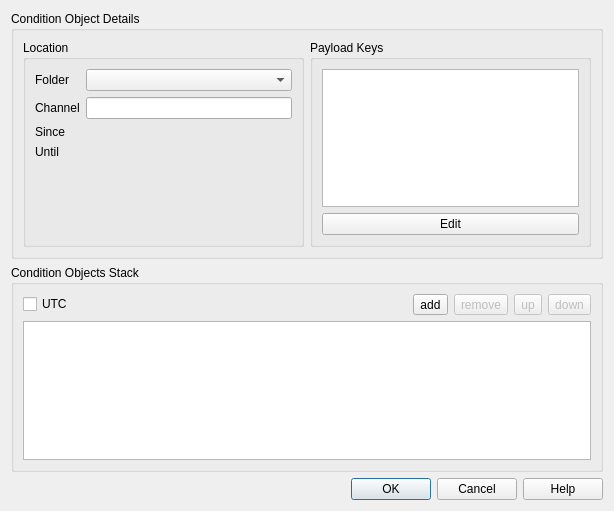
<ui version="4.0" >
 <author>Marco Clemencic</author>
 <class>AddConditionDialog</class>
 <widget class="QDialog" name="AddConditionDialog" >
  <property name="geometry" >
   <rect>
    <x>0</x>
    <y>0</y>
    <width>614</width>
    <height>511</height>
   </rect>
  </property>
  <property name="windowTitle" >
   <string>Add Condition</string>
  </property>
  <layout class="QVBoxLayout" name="verticalLayout" >
   <item>
    <widget class="QGroupBox" name="condDetails" >
     <property name="title" >
      <string>Condition Object Details</string>
     </property>
     <layout class="QHBoxLayout" name="horizontalLayout" >
      <item>
       <widget class="QGroupBox" name="location" >
        <property name="title" >
         <string>Location</string>
        </property>
        <layout class="QFormLayout" name="formLayout" >
         <item row="0" column="0" >
          <widget class="QLabel" name="folderLabel" >
           <property name="text" >
            <string>Folder</string>
           </property>
          </widget>
         </item>
         <item row="0" column="1" >
          <widget class="QComboBox" name="folder" >
           <property name="sizePolicy" >
            <sizepolicy vsizetype="Fixed" hsizetype="MinimumExpanding" >
             <horstretch>0</horstretch>
             <verstretch>0</verstretch>
            </sizepolicy>
           </property>
          </widget>
         </item>
         <item row="1" column="1" >
          <widget class="QLineEdit" name="channel" />
         </item>
         <item row="1" column="0" >
          <widget class="QLabel" name="channelLabel" >
           <property name="text" >
            <string>Channel</string>
           </property>
          </widget>
         </item>
         <item row="2" column="1" >
          <widget class="TimePointEdit" native="1" name="since" >
           <property name="sizePolicy" >
            <sizepolicy vsizetype="Preferred" hsizetype="MinimumExpanding" >
             <horstretch>0</horstretch>
             <verstretch>0</verstretch>
            </sizepolicy>
           </property>
          </widget>
         </item>
         <item row="3" column="1" >
          <widget class="TimePointEdit" native="1" name="until" >
           <property name="sizePolicy" >
            <sizepolicy vsizetype="Preferred" hsizetype="MinimumExpanding" >
             <horstretch>0</horstretch>
             <verstretch>0</verstretch>
            </sizepolicy>
           </property>
          </widget>
         </item>
         <item row="2" column="0" >
          <widget class="QLabel" name="sinceLabel" >
           <property name="text" >
            <string>Since</string>
           </property>
          </widget>
         </item>
         <item row="3" column="0" >
          <widget class="QLabel" name="untilLabel" >
           <property name="text" >
            <string>Until</string>
           </property>
          </widget>
         </item>
        </layout>
       </widget>
      </item>
      <item>
       <widget class="QGroupBox" name="payloadKeys" >
        <property name="title" >
         <string>Payload Keys</string>
        </property>
        <layout class="QVBoxLayout" name="verticalLayout_2" >
         <item>
          <widget class="QListView" name="fields" />
         </item>
         <item>
          <widget class="QPushButton" name="editKey" >
           <property name="toolTip" >
            <string>Edit the selected field</string>
           </property>
           <property name="text" >
            <string>Edit</string>
           </property>
          </widget>
         </item>
        </layout>
       </widget>
      </item>
     </layout>
    </widget>
   </item>
   <item>
    <widget class="QGroupBox" name="stack" >
     <property name="title" >
      <string>Condition Objects Stack</string>
     </property>
     <layout class="QVBoxLayout" name="verticalLayout_3" >
      <item>
       <widget class="QWidget" native="1" name="widget_3" >
        <layout class="QHBoxLayout" name="horizontalLayout_2" >
         <property name="margin" >
          <number>0</number>
         </property>
         <item>
          <widget class="QCheckBox" name="utc" >
           <property name="text" >
            <string>UTC</string>
           </property>
          </widget>
         </item>
         <item>
          <spacer name="horizontalSpacer" >
           <property name="orientation" >
            <enum>Qt::Horizontal</enum>
           </property>
           <property name="sizeHint" stdset="0" >
            <size>
             <width>40</width>
             <height>20</height>
            </size>
           </property>
          </spacer>
         </item>
         <item>
          <widget class="QToolButton" name="addButton" >
           <property name="toolTip" >
            <string>Add condition to the stack</string>
           </property>
           <property name="text" >
            <string>add</string>
           </property>
           <property name="icon" >
            <iconset resource="Resources.qrc" >
             <normaloff>:/icons/plus.png</normaloff>:/icons/plus.png</iconset>
           </property>
          </widget>
         </item>
         <item>
          <widget class="QToolButton" name="removeButton" >
           <property name="enabled" >
            <bool>false</bool>
           </property>
           <property name="toolTip" >
            <string>Remove condition from the stack</string>
           </property>
           <property name="text" >
            <string>remove</string>
           </property>
           <property name="icon" >
            <iconset resource="Resources.qrc" >
             <normaloff>:/icons/minus.png</normaloff>:/icons/minus.png</iconset>
           </property>
          </widget>
         </item>
         <item>
          <widget class="QToolButton" name="upButton" >
           <property name="enabled" >
            <bool>false</bool>
           </property>
           <property name="toolTip" >
            <string>Move condition up</string>
           </property>
           <property name="text" >
            <string>up</string>
           </property>
           <property name="icon" >
            <iconset resource="Resources.qrc" >
             <normaloff>:/icons/up.png</normaloff>:/icons/up.png</iconset>
           </property>
          </widget>
         </item>
         <item>
          <widget class="QToolButton" name="downButton" >
           <property name="enabled" >
            <bool>false</bool>
           </property>
           <property name="toolTip" >
            <string>Move condition down</string>
           </property>
           <property name="text" >
            <string>down</string>
           </property>
           <property name="icon" >
            <iconset resource="Resources.qrc" >
             <normaloff>:/icons/down.png</normaloff>:/icons/down.png</iconset>
           </property>
          </widget>
         </item>
        </layout>
       </widget>
      </item>
      <item>
       <widget class="QTableView" name="conditionsStackView" >
        <property name="selectionBehavior" >
         <enum>QAbstractItemView::SelectRows</enum>
        </property>
       </widget>
      </item>
     </layout>
    </widget>
   </item>
   <item>
    <widget class="QDialogButtonBox" name="buttonBox" >
     <property name="orientation" >
      <enum>Qt::Horizontal</enum>
     </property>
     <property name="standardButtons" >
      <set>QDialogButtonBox::Cancel|QDialogButtonBox::Help|QDialogButtonBox::Ok</set>
     </property>
    </widget>
   </item>
  </layout>
 </widget>
 <customwidgets>
  <customwidget>
   <class>TimePointEdit</class>
   <extends>QWidget</extends>
   <header>CondDBUI/Browser/Widgets.h</header>
   <container>1</container>
   <slots>
    <slot>setMinimumDateTime(QDateTime)</slot>
    <slot>setMaximumDateTime(QDateTime)</slot>
    <slot>resetMinimumDateTime()</slot>
    <slot>resetMaximumDateTime()</slot>
    <signal>dateTimeChanged(QDateTime)</signal>
    <signal>dateChanged(QDate)</signal>
    <signal>timeChanged(QTime)</signal>
    <signal>maxChanged(bool)</signal>
    <signal>maxChecked()</signal>
    <signal>maxUnchecked()</signal>
    <signal>validityKeyChanged(cool::ValidityKey)</signal>
   </slots>
  </customwidget>
 </customwidgets>
 <includes/>
 <resources>
  <include location="Resources.qrc" />
 </resources>
 <connections>
  <connection>
   <sender>buttonBox</sender>
   <signal>accepted()</signal>
   <receiver>AddConditionDialog</receiver>
   <slot>accept()</slot>
   <hints>
    <hint type="sourcelabel" >
     <x>227</x>
     <y>490</y>
    </hint>
    <hint type="destinationlabel" >
     <x>157</x>
     <y>274</y>
    </hint>
   </hints>
  </connection>
  <connection>
   <sender>buttonBox</sender>
   <signal>rejected()</signal>
   <receiver>AddConditionDialog</receiver>
   <slot>reject()</slot>
   <hints>
    <hint type="sourcelabel" >
     <x>295</x>
     <y>496</y>
    </hint>
    <hint type="destinationlabel" >
     <x>286</x>
     <y>274</y>
    </hint>
   </hints>
  </connection>
  <connection>
   <sender>since</sender>
   <signal>dateTimeChanged(QDateTime)</signal>
   <receiver>until</receiver>
   <slot>setMinimumDateTime(QDateTime)</slot>
   <hints>
    <hint type="sourcelabel" >
     <x>186</x>
     <y>123</y>
    </hint>
    <hint type="destinationlabel" >
     <x>186</x>
     <y>145</y>
    </hint>
   </hints>
  </connection>
  <connection>
   <sender>until</sender>
   <signal>dateTimeChanged(QDateTime)</signal>
   <receiver>since</receiver>
   <slot>setMaximumDateTime(QDateTime)</slot>
   <hints>
    <hint type="sourcelabel" >
     <x>186</x>
     <y>145</y>
    </hint>
    <hint type="destinationlabel" >
     <x>186</x>
     <y>123</y>
    </hint>
   </hints>
  </connection>
  <connection>
   <sender>until</sender>
   <signal>maxChecked()</signal>
   <receiver>since</receiver>
   <slot>resetMaximumDateTime()</slot>
   <hints>
    <hint type="sourcelabel" >
     <x>186</x>
     <y>145</y>
    </hint>
    <hint type="destinationlabel" >
     <x>186</x>
     <y>123</y>
    </hint>
   </hints>
  </connection>
  <connection>
   <sender>buttonBox</sender>
   <signal>helpRequested()</signal>
   <receiver>AddConditionDialog</receiver>
   <slot>showHelp()</slot>
   <hints>
    <hint type="sourcelabel" >
     <x>387</x>
     <y>479</y>
    </hint>
    <hint type="destinationlabel" >
     <x>362</x>
     <y>257</y>
    </hint>
   </hints>
  </connection>
  <connection>
   <sender>addButton</sender>
   <signal>clicked()</signal>
   <receiver>AddConditionDialog</receiver>
   <slot>addCondition()</slot>
   <hints>
    <hint type="sourcelabel" >
     <x>486</x>
     <y>295</y>
    </hint>
    <hint type="destinationlabel" >
     <x>611</x>
     <y>327</y>
    </hint>
   </hints>
  </connection>
  <connection>
   <sender>removeButton</sender>
   <signal>clicked()</signal>
   <receiver>AddConditionDialog</receiver>
   <slot>removeCondition()</slot>
   <hints>
    <hint type="sourcelabel" >
     <x>516</x>
     <y>298</y>
    </hint>
    <hint type="destinationlabel" >
     <x>611</x>
     <y>351</y>
    </hint>
   </hints>
  </connection>
  <connection>
   <sender>upButton</sender>
   <signal>clicked()</signal>
   <receiver>AddConditionDialog</receiver>
   <slot>moveUp()</slot>
   <hints>
    <hint type="sourcelabel" >
     <x>552</x>
     <y>300</y>
    </hint>
    <hint type="destinationlabel" >
     <x>611</x>
     <y>383</y>
    </hint>
   </hints>
  </connection>
  <connection>
   <sender>downButton</sender>
   <signal>clicked()</signal>
   <receiver>AddConditionDialog</receiver>
   <slot>moveDown()</slot>
   <hints>
    <hint type="sourcelabel" >
     <x>582</x>
     <y>297</y>
    </hint>
    <hint type="destinationlabel" >
     <x>611</x>
     <y>416</y>
    </hint>
   </hints>
  </connection>
  <connection>
   <sender>editKey</sender>
   <signal>clicked()</signal>
   <receiver>AddConditionDialog</receiver>
   <slot>editCondition()</slot>
   <hints>
    <hint type="sourcelabel" >
     <x>361</x>
     <y>210</y>
    </hint>
    <hint type="destinationlabel" >
     <x>609</x>
     <y>150</y>
    </hint>
   </hints>
  </connection>
 </connections>
 <slots>
  <slot>showHelp()</slot>
  <slot>addCondition()</slot>
  <slot>removeCondition()</slot>
  <slot>moveUp()</slot>
  <slot>moveDown()</slot>
  <slot>editCondition()</slot>
 </slots>
</ui>
